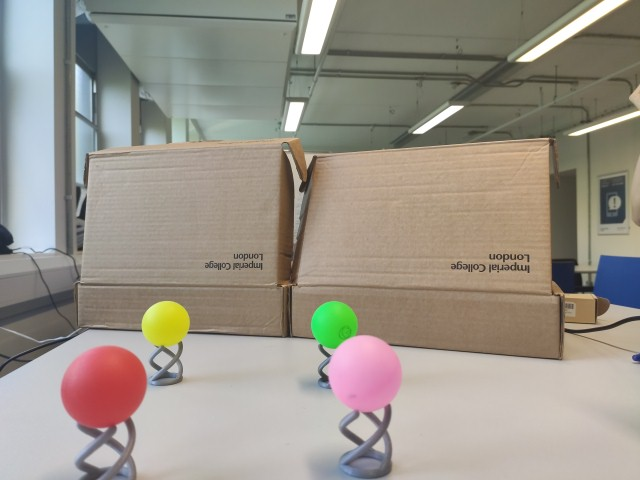
#> input picture MC_PyExperiments/assets/125.jpg, 640 x 480 px, found by its file name
$ python testing.py
#> lines starting #> are read from the running program, lines starting #| are printed output that depends on the picture
import cv2

img = cv2.imread('assets/125.jpg',1)
#> img is the input picture: shape (480, 640, 3); mean B, G, R 137.4, 147.8, 154.3

#dimensions, width, length
#img = cv2.resize(img, (700,400))

#fx,fy scaling
img = cv2.resize(img, (0,0), fx=1, fy=1)
img = cv2.rotate(img, cv2.cv2.ROTATE_90_COUNTERCLOCKWISE)
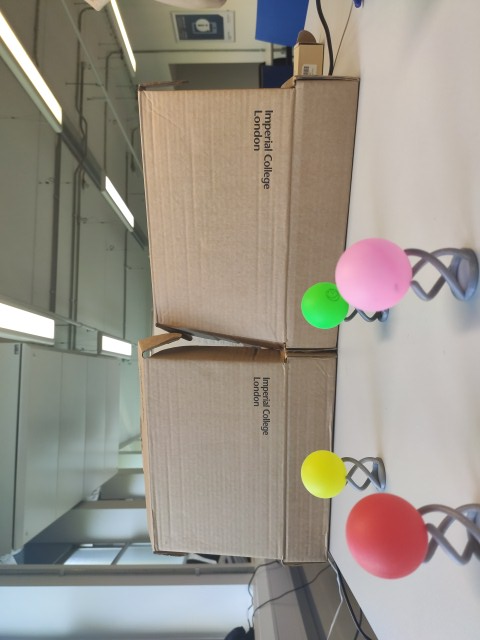
#> img: shape (640, 480, 3); mean B, G, R 137.4, 147.8, 154.3

# -1, cv2.IMREAD_COLOUR : Load a color image. Any Transparency of image would be ignored
#  0, cv2.IMREAD_GRAYSCALE : Load image in grayscale mode
#  1, cv2.IMREAD_UNCHANGED : Loads image as such including alpha channel

#write out img into a new file called new_img.jpg
cv2.imwrite('new_img.jpg',img)
cv2.imshow('Image',img)

#wait an infinite amount of time
cv2.waitKey(0)
#once pressed a key, it will destroy all windows.
cv2.destroyAllWindows()

$ run again, with MC_PyExperiments/assets/black.jpg copied over MC_PyExperiments/assets/125.jpg
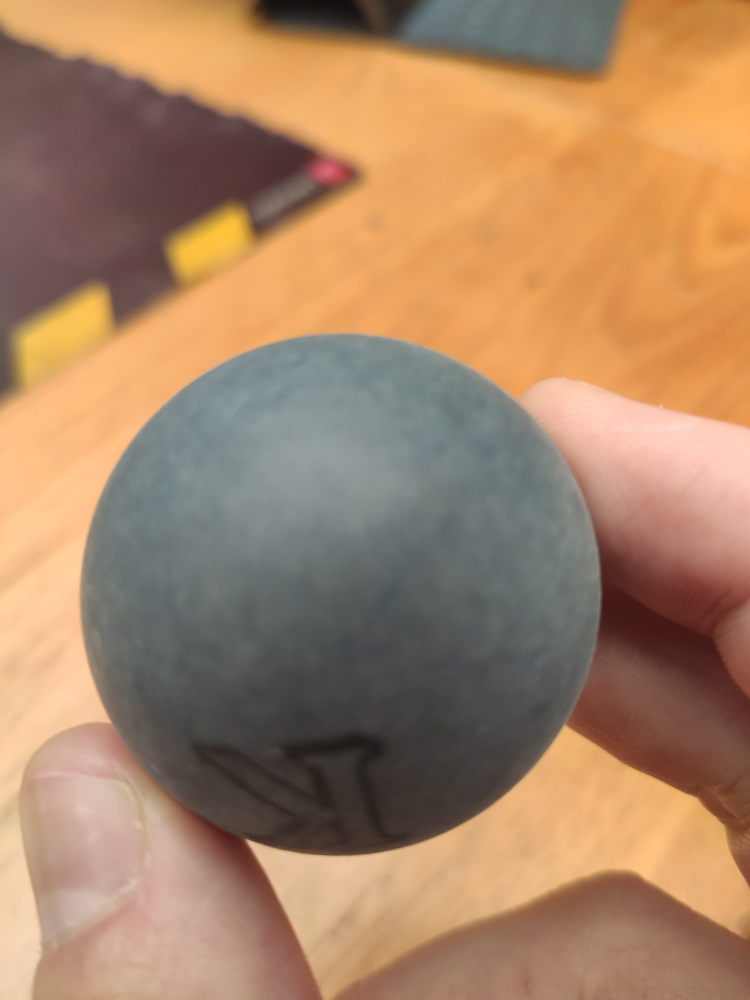
#> input picture MC_PyExperiments/assets/black.jpg, 3000 x 4000 px, found by its file name (shown at 1/4 size)
#> img is the input picture: shape (4000, 3000, 3); mean B, G, R 102.1, 132.3, 167.9
#> `img = cv2.rotate(img, cv2.cv2.ROTATE_90_COUNTERCLOCKWISE)`:
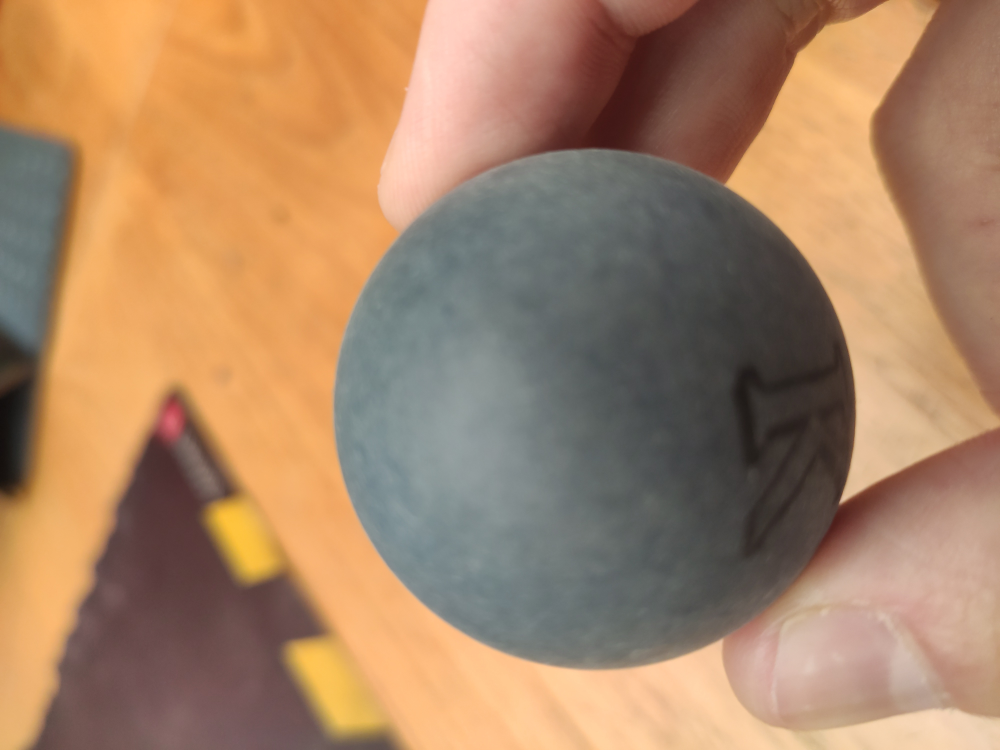
#> img: shape (3000, 4000, 3) (shown at 1/4 size); mean B, G, R 102.1, 132.3, 167.9

$ run again, with MC_PyExperiments/assets/img1.jpg copied over MC_PyExperiments/assets/125.jpg
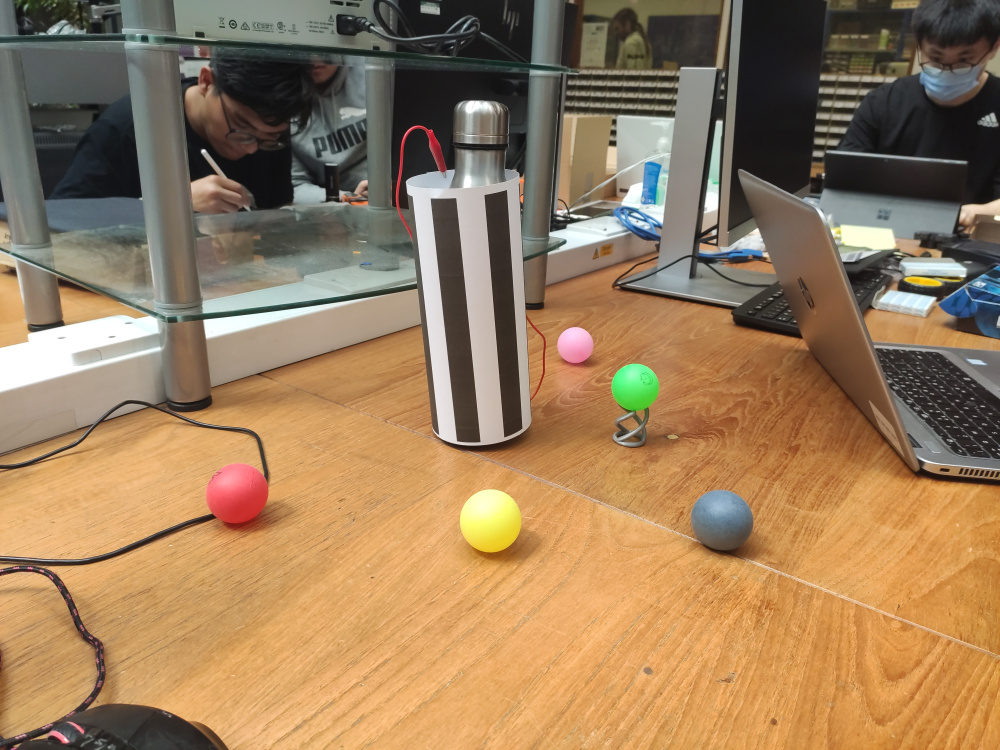
#> input picture MC_PyExperiments/assets/img1.jpg, 4000 x 3000 px, found by its file name (shown at 1/4 size)
#> img is the input picture: shape (3000, 4000, 3); mean B, G, R 91.7, 124.9, 153.8
#> `img = cv2.rotate(img, cv2.cv2.ROTATE_90_COUNTERCLOCKWISE)`:
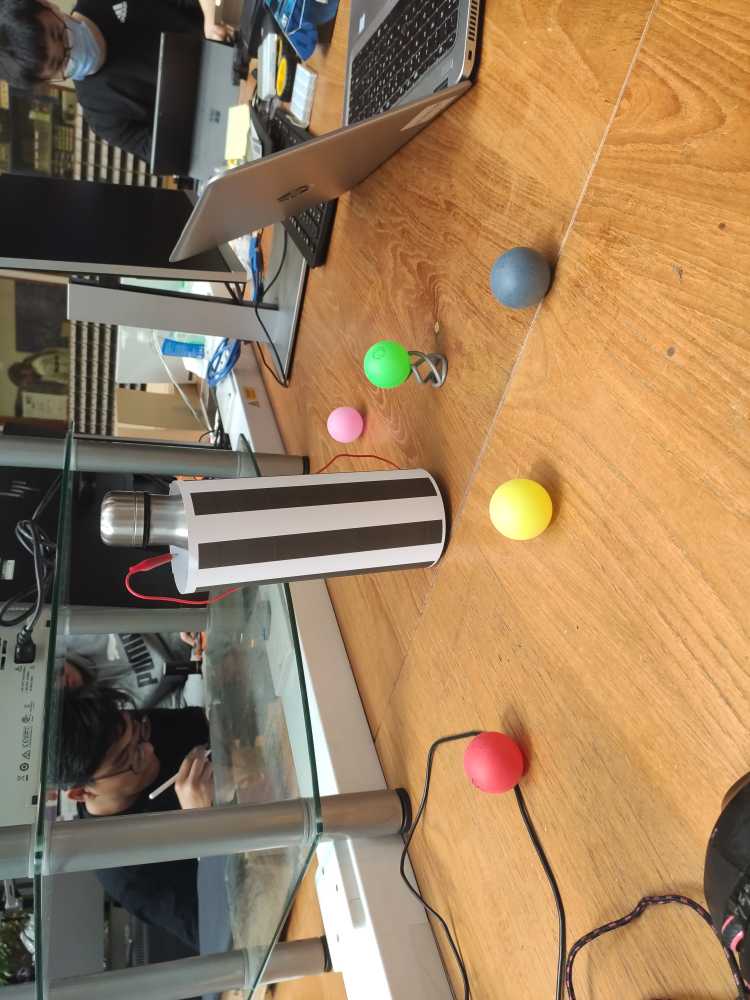
#> img: shape (4000, 3000, 3) (shown at 1/4 size); mean B, G, R 91.7, 124.9, 153.8

$ run again, with MC_PyExperiments/assets/soccer_practice.jpg copied over MC_PyExperiments/assets/125.jpg
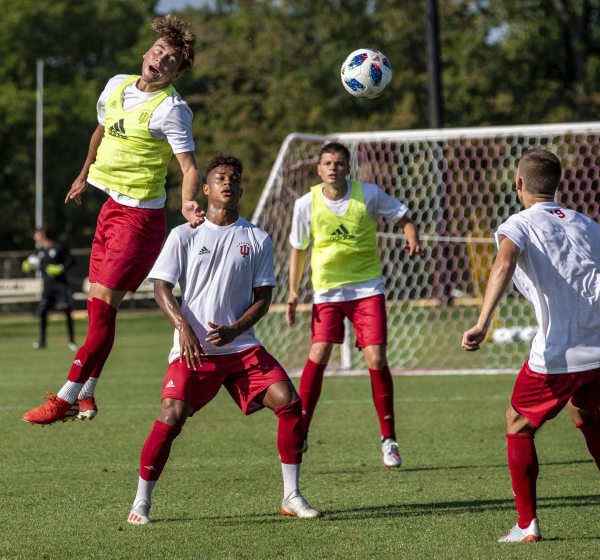
#> input picture MC_PyExperiments/assets/soccer_practice.jpg, 1200 x 1119 px, found by its file name (shown at 1/2 size)
#> img is the input picture: shape (1119, 1200, 3); mean B, G, R 70.9, 96, 102.6
#> `img = cv2.rotate(img, cv2.cv2.ROTATE_90_COUNTERCLOCKWISE)`:
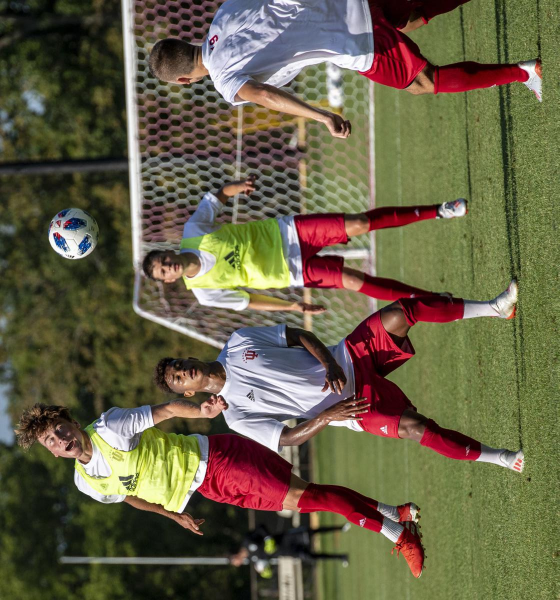
#> img: shape (1200, 1119, 3) (shown at 1/2 size); mean B, G, R 70.9, 96, 102.6
